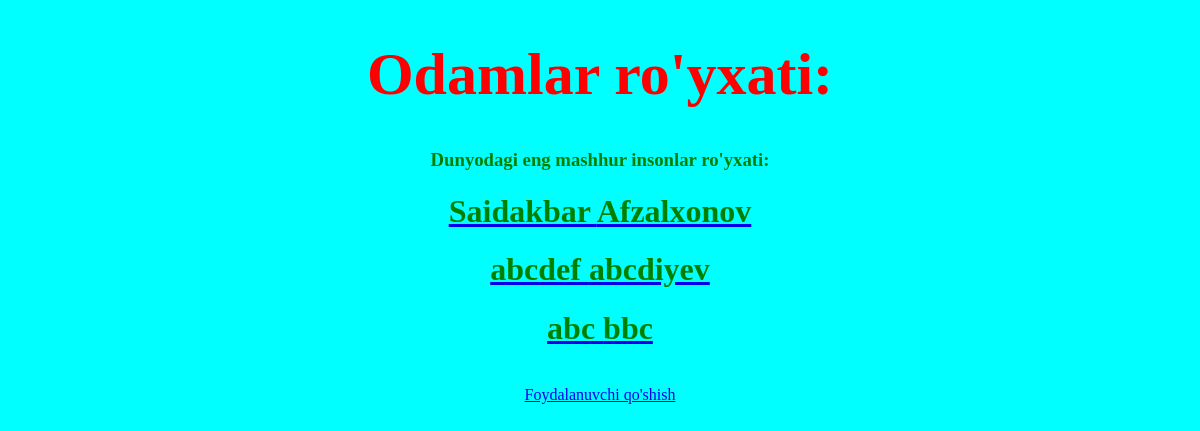
Before: /start/ with the older database file.
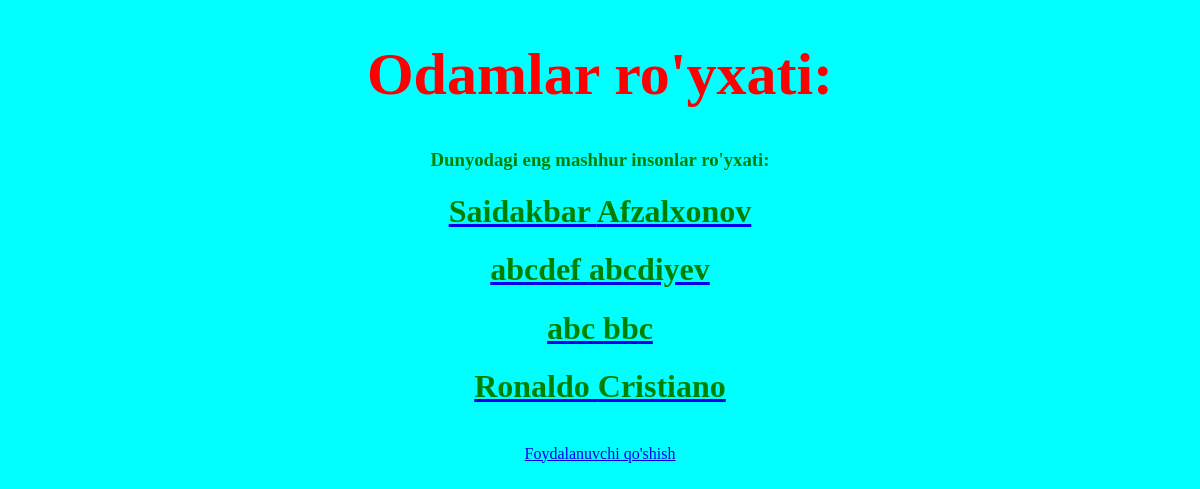
After: the same page with the newer database file.
### app/models.py (models this page shows, shortened)
class User(models.Model):
    ism=models.CharField(max_length=50,blank=False)
    familiya=models.CharField(max_length=50,blank=False)
    yosh=models.PositiveIntegerField(default=15,blank=True)
    picture=models.ImageField(upload_to='images/',default='images/default.jpg',blank=True)
    slug=models.SlugField(unique=True,blank=True)
    import uuid

### app/views.py (the view)
# urls.py: path("",views.UserListView.as_view(),name='user_list'),
class UserListView(ListView):
    model = User
    template_name = 'app/index.html'
    context_object_name = 'users'

### templates/app/index.html
{% extends 'app/base.html' %}
{%block content %}
    {% include 'app/navbar.html' %}
    {% for user in users %}
        <a href="{% url 'user_view' user.slug %}"><h1 class="abc">{{user.ism}} {{user.familiya}}</h1></a>
    {%endfor%}
    <br>
    <div class="ggs"><a href="{% url 'create_user' %}">Foydalanuvchi qo'shish</a></div>
{%endblock%}

### templates/app/base.html (shortened to what this page needs)
{% load static %}
<!DOCTYPE html>
<html lang="en">
<head>
    <link rel="stylesheet" href="{% static 'style.css' %}">
</head>
<body>
    <h1 class="text">Odamlar ro'yxati:</h1>
    {%block content %}
    {% endblock %}
</body>
</html>

### templates/app/navbar.html (shortened to what this page needs)
<!DOCTYPE html>
<html lang="en">
<head>
</head>
<body>
    <h3 class="abc">Dunyodagi eng mashhur insonlar ro'yxati:</h3>
</body>
</html>

### static/style.css (style rules this page uses)
body { background-color: aqua; }
.text { color: red; text-align: center; font-size: 60px; }
.abc { color: green; text-align: center; }
.ggs { display: block; color: brown; text-align: center; }

Changed rows visible on the page:
added User: ism "Ronaldo", familiya "Cristiano"
